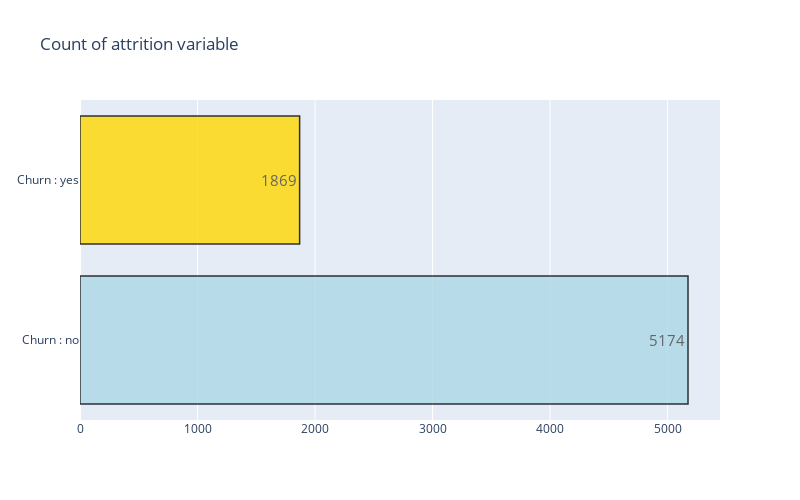
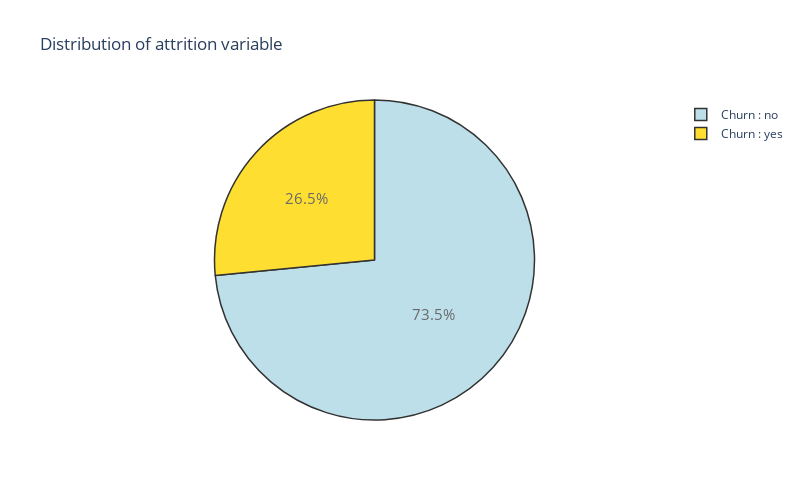

The notebook cell these images were saved under, in order:
### Code cell
churn = data[(data['Churn'] != 0)]
no_churn = data[(data['Churn'] == 0)]

#------------COUNT-----------------------
trace = go.Bar(
        x = (data['Churn'].value_counts().values.tolist()), 
        y = ['Churn : no', 'Churn : yes'], 
        orientation = 'h', opacity = 0.8, 
        text=data['Churn'].value_counts().values.tolist(), 
        textfont=dict(size=15),
        textposition = 'auto',
        marker=dict(
        color=['lightblue','gold'],
        line=dict(color='#000000',width=1.5)
        ))

layout = dict(title =  'Count of attrition variable',
                        autosize = False,
                        height  = 500,
                        width   = 800)
                    
fig = dict(data = [trace], layout=layout)
py.iplot(fig)

#------------PERCENTAGE-------------------
trace = go.Pie(labels = ['Churn : no', 'Churn : yes'], values = data['Churn'].value_counts(), 
               textfont=dict(size=15), opacity = 0.8,
               marker=dict(colors=['lightblue','gold'], 
                           line=dict(color='#000000', width=1.5)))


layout = dict(title =  'Distribution of attrition variable',
                        autosize = False,
                        height  = 500,
                        width   = 800)
           
fig = dict(data = [trace], layout=layout)
py.iplot(fig)

### Figure 1 — Plotly figure (JSON) as saved in the notebook; plotly's stock layout.template omitted (floating-point values rounded to 4 significant figures)
{"data": [{"marker": {"color": ["lightblue", "gold"], "line": {"color": "#000000", "width": 1.5}}, "opacity": 0.8, "orientation": "h", "text": ["5174", "1869"], "textfont": {"size": 15}, "textposition": "auto", "type": "bar", "x": [5174, 1869], "y": ["Churn : no", "Churn : yes"]}], "layout": {"autosize": false, "height": 500, "title": {"text": "Count of attrition variable"}, "width": 800}}

### Figure 2 — Plotly figure (JSON) as saved in the notebook; plotly's stock layout.template omitted (floating-point values rounded to 4 significant figures)
{"data": [{"labels": ["Churn : no", "Churn : yes"], "marker": {"colors": ["lightblue", "gold"], "line": {"color": "#000000", "width": 1.5}}, "opacity": 0.8, "textfont": {"size": 15}, "type": "pie", "values": [5174, 1869]}], "layout": {"autosize": false, "height": 500, "title": {"text": "Distribution of attrition variable"}, "width": 800}}
